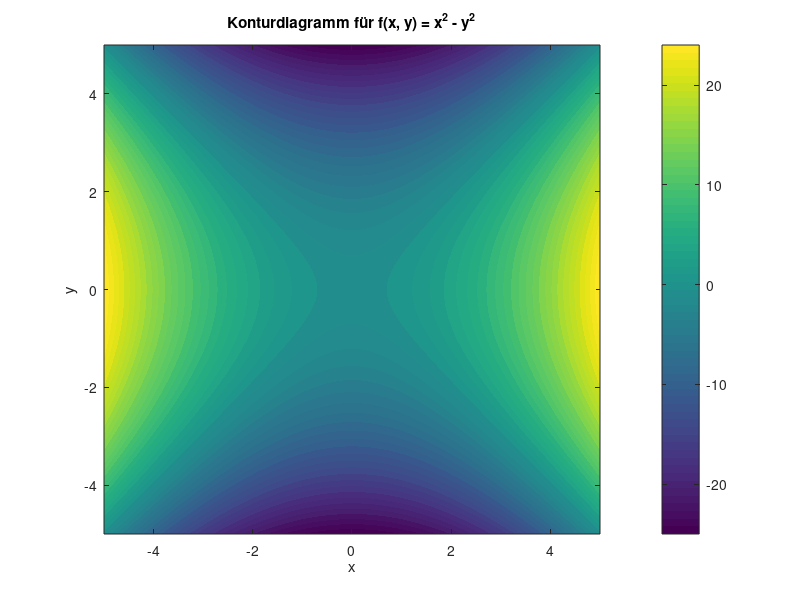

Here is the MATLAB script that generated this plot:
% Definieren der Funktion
f = @(x, y) x.^2 - y.^2;

% Bereich der x- und y-Werte
x = linspace(-5, 5, 100);
y = linspace(-5, 5, 100);
[X, Y] = meshgrid(x, y);
Z = f(X, Y);

% Erstellen eines Konturdiagramms
figure;
contourf(X, Y, Z, 50, 'LineColor', 'none');
colorbar;
xlabel('x');
ylabel('y');
title('Konturdiagramm für f(x, y) = x^2 - y^2');
pause;
